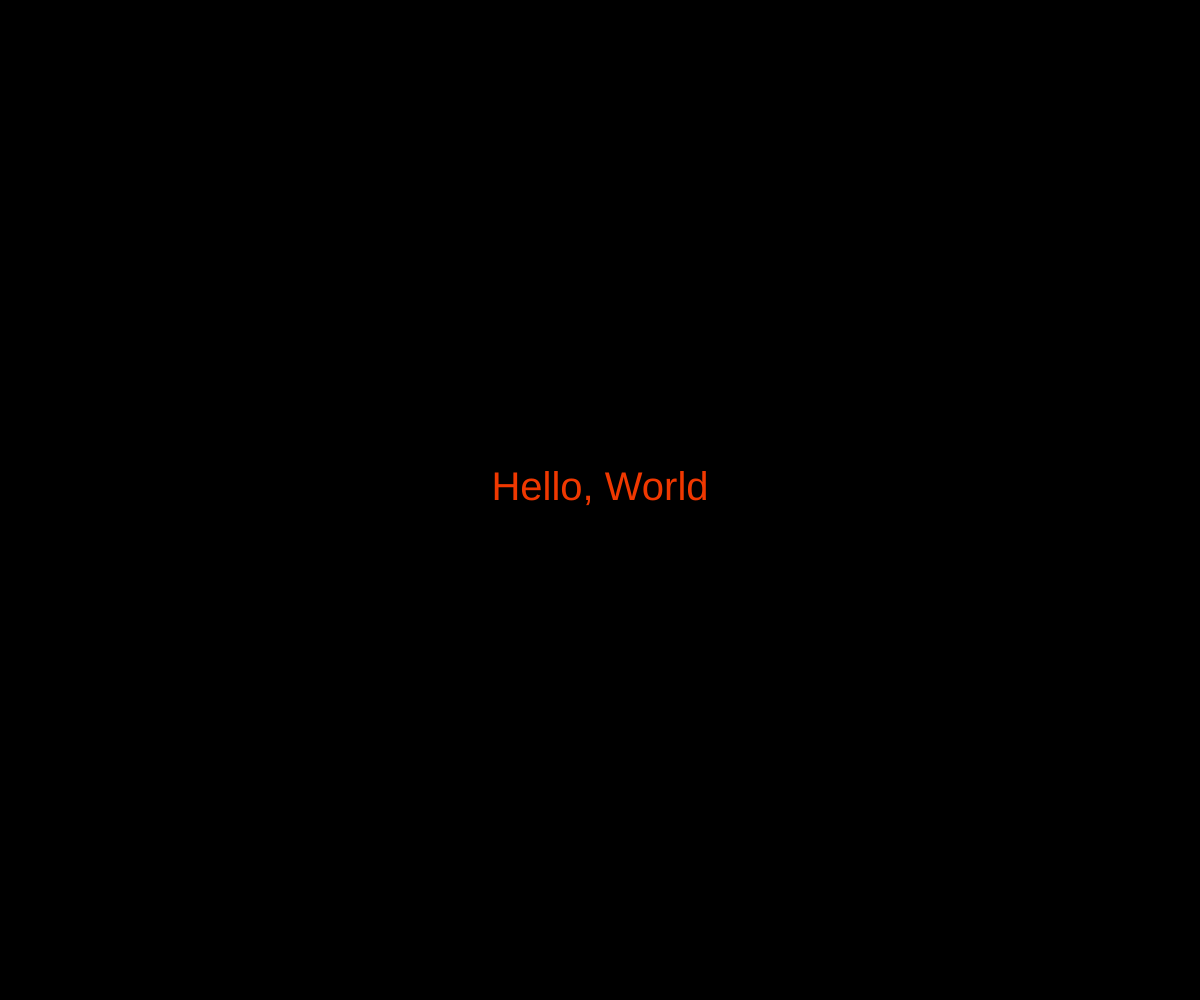
Frame 1 (no input)
Frame 60 (no input): identical to frame 1, image omitted
Frame 120 (the mouse pressed at the canvas centre since frame 60): identical to frame 1, image omitted

The p5.js sketch that drew this single still picture (run headless with seeded random() and noise() and a simulated clock; from frame 60 on, the mouse is pressed at the canvas centre):

// p5.js sketch
// ── sketch.js
/***********************************************************************************
  HelloWorld
  by Scott Kildall
  
  Hello World in P5 HS
***********************************************************************************/

// Setup code goes here
function setup() {
  createCanvas(windowWidth, windowHeight);
  textSize(40);
  textAlign(CENTER);
 }


// Draw code goes here
function draw() {
  background(0);
  drawHelloWorld();
}

function drawHelloWorld() {
  fill(240,56,0);
  text("Hello, World", width/2, height/2);
}
